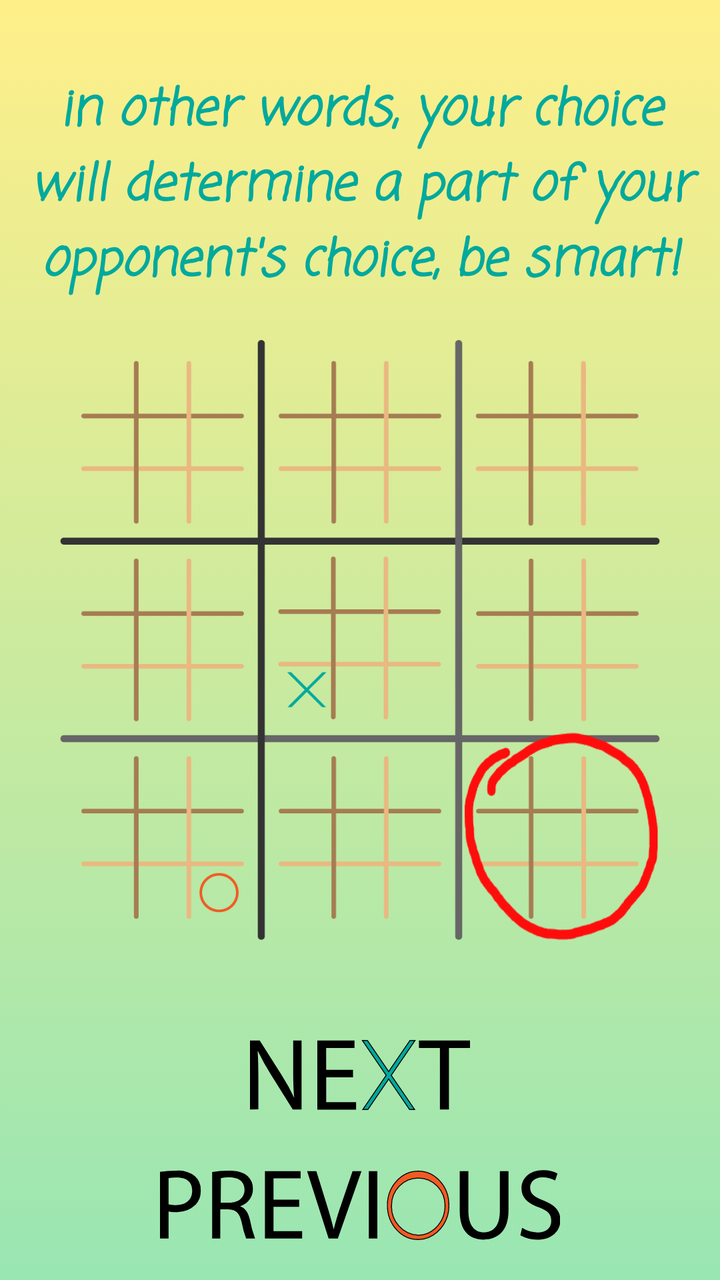
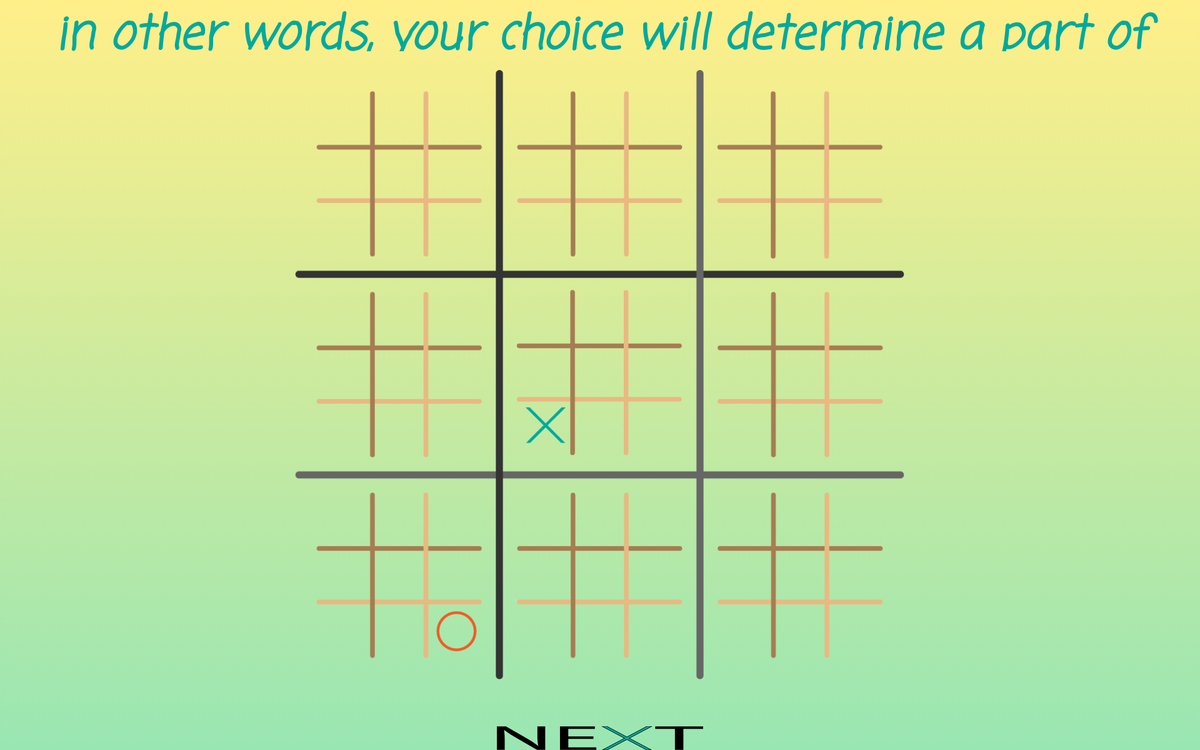

The same Android screen from two of the app's own layout files: first res/layout/ as a phone draws it, then the repository's variant for another configuration, drawn on a device whose configuration selects that folder. Both files follow.
<!-- AndroidManifest.xml: application theme Theme.AppCompat.NoActionBar -->
<!-- res/layout/activity_help6.xml -->
<?xml version="1.0" encoding="utf-8"?>
<RelativeLayout xmlns:android="http://schemas.android.com/apk/res/android"

    android:layout_width="match_parent"
    android:layout_height="match_parent"
    android:background="@drawable/gradient3">


    <ImageView
        android:id="@+id/tab1"
        android:layout_width="300dp"
        android:layout_height="300dp"
        android:layout_centerInParent="true"
        android:background="@drawable/h4"
        android:contentDescription="@string/tabella"/>

    <ImageView
        android:contentDescription="@string/cerchio_disegnato"
        android:id="@+id/dra3"
        android:layout_width="100dp"
        android:layout_height="105dp"
        android:layout_centerInParent="true"
        android:background="@drawable/giust"
        android:layout_alignEnd="@+id/tab1"
        android:layout_above="@+id/next"
        />

    <TextView
        android:layout_centerHorizontal="true"
        android:id="@+id/col5"
        android:layout_width="wrap_content"
        android:layout_height="wrap_content"
        android:layout_above="@id/tab1"
        android:layout_marginBottom="20dp"
        android:fontFamily="casual"
        android:text="@string/in_other_words_your_choice_will_determine_a_part_of_your_opponent_s_choice_be_smart"
        android:textAlignment="center"
        android:contentDescription="@string/in_other_words_your_choice_will_determine_a_part_of_your_opponent_s_choice_be_smart"
        android:textAppearance="@style/TextAppearance.AppCompat.Body1"
        android:textColor="@color/acqua_scuro"
        android:textSize="25sp"
        android:textStyle="bold|italic" />

    <ImageButton
        android:id="@+id/next"
        android:contentDescription="@string/next"
        android:layout_width="110dp"
        android:layout_height="35dp"
        android:layout_below="@+id/tab1"
        android:layout_centerHorizontal="true"
        android:layout_marginTop="50dp"
        android:background="@drawable/next" />
    <ImageButton
        android:contentDescription="@string/previous"
        android:id="@+id/previous"
        android:layout_width="200dp"
        android:layout_height="35dp"
        android:layout_below="@+id/next"
        android:layout_centerHorizontal="true"
        android:layout_marginTop="30dp"
        android:background="@drawable/previous" />

</RelativeLayout>
<!-- resources referenced by this layout -->
<resources>
  <color name="acqua_scuro">#00A99D</color>
  <!-- drawable giust: png bitmap (drawable, 5524 bytes) -->
  <!-- drawable gradient3 (drawable) -->
  <?xml version="1.0" encoding="utf-8"?>
  <selector xmlns:android="http://schemas.android.com/apk/res/android">
      <item>
          <shape>
              <gradient
                  android:angle="90"
                  android:startColor="#99e6b3"
                  android:endColor="#ffef89"/>
          </shape>
      </item>
  </selector>
  <!-- drawable h4: png bitmap (drawable, 16710 bytes) -->
  <!-- drawable next (drawable) -->
  <vector xmlns:android="http://schemas.android.com/apk/res/android"
      android:width="47.32dp"
      android:height="15.03dp"
      android:viewportWidth="47.32"
      android:viewportHeight="15.03">
    <path
        android:fillColor="#FF000000"
        android:pathData="M0,14.93V0.1H2.09L6.84,7.6a43.08,43.08 0,0 1,2.67 4.82l0,0c-0.18,-2 -0.22,-3.78 -0.22,-6.09V0.1h1.8V14.93H9.2L4.49,7.4A45.94,45.94 0,0 1,1.72 2.45l-0.07,0c0.11,1.87 0.15,3.65 0.15,6.11v6.34Z"/>
    <path
        android:fillColor="#FF000000"
        android:pathData="M22.16,8H16.39v5.34h6.43v1.61H14.48V0.1h8V1.71h-6.1V6.39h5.77Z"/>
    <path
        android:fillColor="#FF000000"
        android:pathData="M40.85,1.73H36.34V0.1h11V1.73H42.79v13.2H40.85Z"/>
    <path
        android:pathData="M30.38,7.58l5.03,7.35l-1.09,0l-4.49,-6.55l-4.48,6.55l-1.09,0l5.03,-7.35l-5.12,-7.48l1.09,0l4.57,6.68l4.57,-6.68l1.1,0l-5.12,7.48z"
        android:strokeWidth="0.2"
        android:fillColor="#00a99d"
        android:strokeColor="#000"/>
  </vector>
  <!-- drawable previous: vector/xml drawable (drawable, 2381 chars, omitted) -->
  <string name="cerchio_disegnato">cerchio_disegnato</string>
  <string name="in_other_words_your_choice_will_determine_a_part_of_your_opponent_s_choice_be_smart" translatable="false">in other words, your choice will determine a part of your opponent\'s choice, be smart!</string>
  <string name="next" translatable="false">next</string>
  <string name="previous" translatable="false">previous</string>
  <string name="tabella">tabella</string>
</resources>
<!-- res/layout-xlarge/activity_help6.xml (the repository's variant of the layout above) -->
<!-- drawn on a large tablet held sideways -->
<?xml version="1.0" encoding="utf-8"?>
<RelativeLayout xmlns:android="http://schemas.android.com/apk/res/android"

    android:layout_width="match_parent"
    android:layout_height="match_parent"
    android:background="@drawable/gradient3">


    <ImageView
        android:id="@+id/tab1"
        android:layout_width="650dp"
        android:layout_height="650dp"
        android:layout_centerInParent="true"
        android:background="@drawable/h4"
        android:contentDescription="@string/tabella" />



    <TextView
        android:layout_centerHorizontal="true"
        android:id="@+id/col5"
        android:layout_width="wrap_content"
        android:layout_height="wrap_content"
        android:layout_above="@id/tab1"
        android:layout_marginBottom="20dp"
        android:fontFamily="casual"
        android:text="@string/in_other_words_your_choice_will_determine_a_part_of_your_opponent_s_choice_be_smart"
        android:textAlignment="center"
        android:contentDescription="@string/in_other_words_your_choice_will_determine_a_part_of_your_opponent_s_choice_be_smart"
        android:textAppearance="@style/TextAppearance.AppCompat.Body1"
        android:textColor="@color/acqua_scuro"
        android:textSize="50sp"
        android:textStyle="bold|italic" />

    <ImageButton
        android:id="@+id/next"
        android:contentDescription="@string/next"
        android:layout_width="220dp"
        android:layout_height="70dp"
        android:layout_below="@+id/tab1"
        android:layout_centerHorizontal="true"
        android:layout_marginTop="50dp"
        android:background="@drawable/next" />
    <ImageButton
        android:contentDescription="@string/previous"
        android:id="@+id/previous"
        android:layout_width="400dp"
        android:layout_height="70dp"
        android:layout_below="@+id/next"
        android:layout_centerHorizontal="true"
        android:layout_marginTop="30dp"
        android:background="@drawable/previous" />

</RelativeLayout>
<!-- resources referenced by the variant -->
<!-- as a large tablet held sideways resolves them -->
<resources>
  <color name="acqua_scuro">#00A99D</color>
  <!-- drawable gradient3 (drawable) -->
  <?xml version="1.0" encoding="utf-8"?>
  <selector xmlns:android="http://schemas.android.com/apk/res/android">
      <item>
          <shape>
              <gradient
                  android:angle="90"
                  android:startColor="#99e6b3"
                  android:endColor="#ffef89"/>
          </shape>
      </item>
  </selector>
  <!-- drawable h4: png bitmap (drawable, 16710 bytes) -->
  <!-- drawable next (drawable) -->
  <vector xmlns:android="http://schemas.android.com/apk/res/android"
      android:width="47.32dp"
      android:height="15.03dp"
      android:viewportWidth="47.32"
      android:viewportHeight="15.03">
    <path
        android:fillColor="#FF000000"
        android:pathData="M0,14.93V0.1H2.09L6.84,7.6a43.08,43.08 0,0 1,2.67 4.82l0,0c-0.18,-2 -0.22,-3.78 -0.22,-6.09V0.1h1.8V14.93H9.2L4.49,7.4A45.94,45.94 0,0 1,1.72 2.45l-0.07,0c0.11,1.87 0.15,3.65 0.15,6.11v6.34Z"/>
    <path
        android:fillColor="#FF000000"
        android:pathData="M22.16,8H16.39v5.34h6.43v1.61H14.48V0.1h8V1.71h-6.1V6.39h5.77Z"/>
    <path
        android:fillColor="#FF000000"
        android:pathData="M40.85,1.73H36.34V0.1h11V1.73H42.79v13.2H40.85Z"/>
    <path
        android:pathData="M30.38,7.58l5.03,7.35l-1.09,0l-4.49,-6.55l-4.48,6.55l-1.09,0l5.03,-7.35l-5.12,-7.48l1.09,0l4.57,6.68l4.57,-6.68l1.1,0l-5.12,7.48z"
        android:strokeWidth="0.2"
        android:fillColor="#00a99d"
        android:strokeColor="#000"/>
  </vector>
  <!-- drawable previous: vector/xml drawable (drawable, 2381 chars, omitted) -->
  <string name="in_other_words_your_choice_will_determine_a_part_of_your_opponent_s_choice_be_smart" translatable="false">in other words, your choice will determine a part of your opponent\'s choice, be smart!</string>
  <string name="next" translatable="false">next</string>
  <string name="previous" translatable="false">previous</string>
  <string name="tabella">tabella</string>
</resources>
